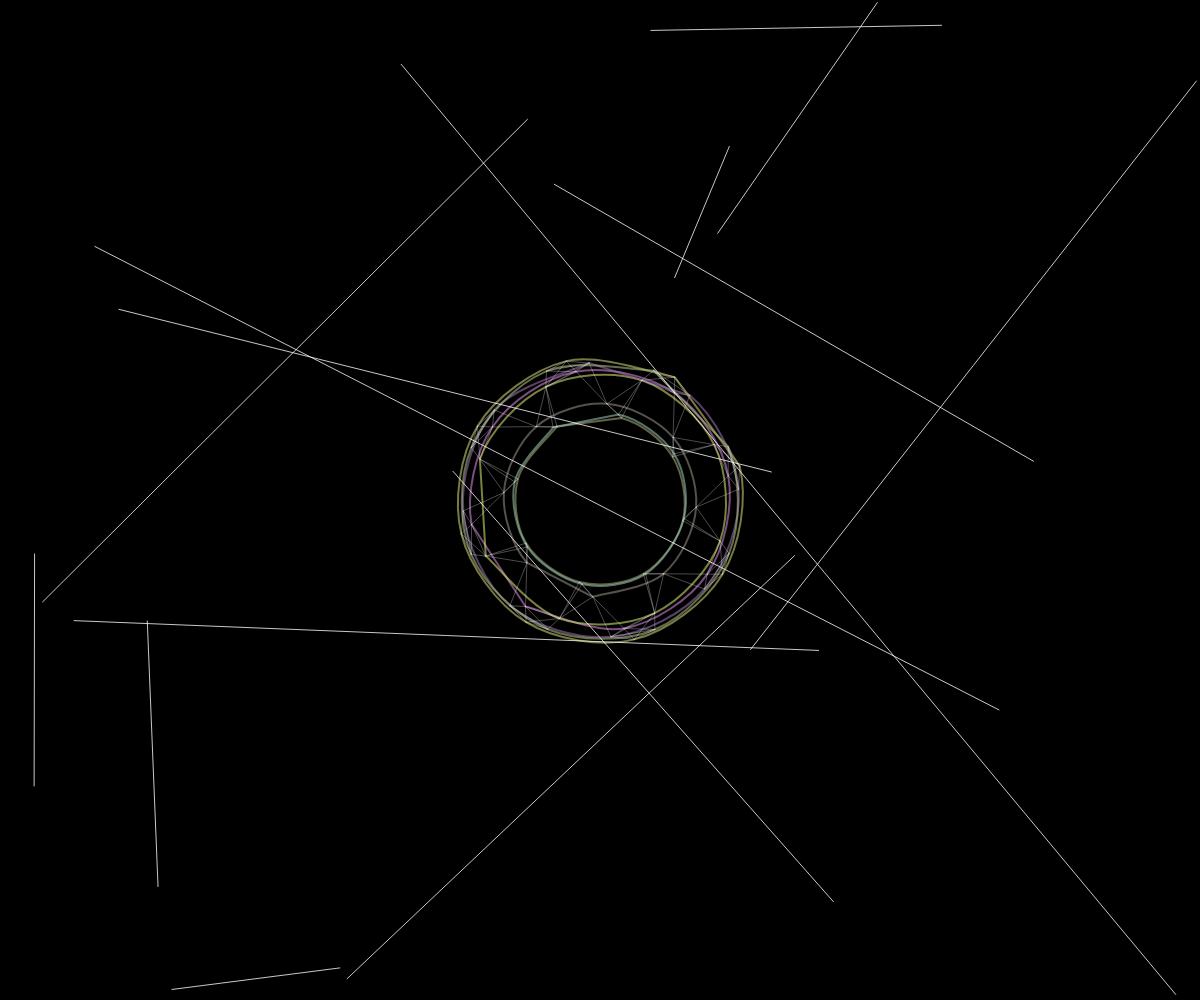
Frame 1 (no input)
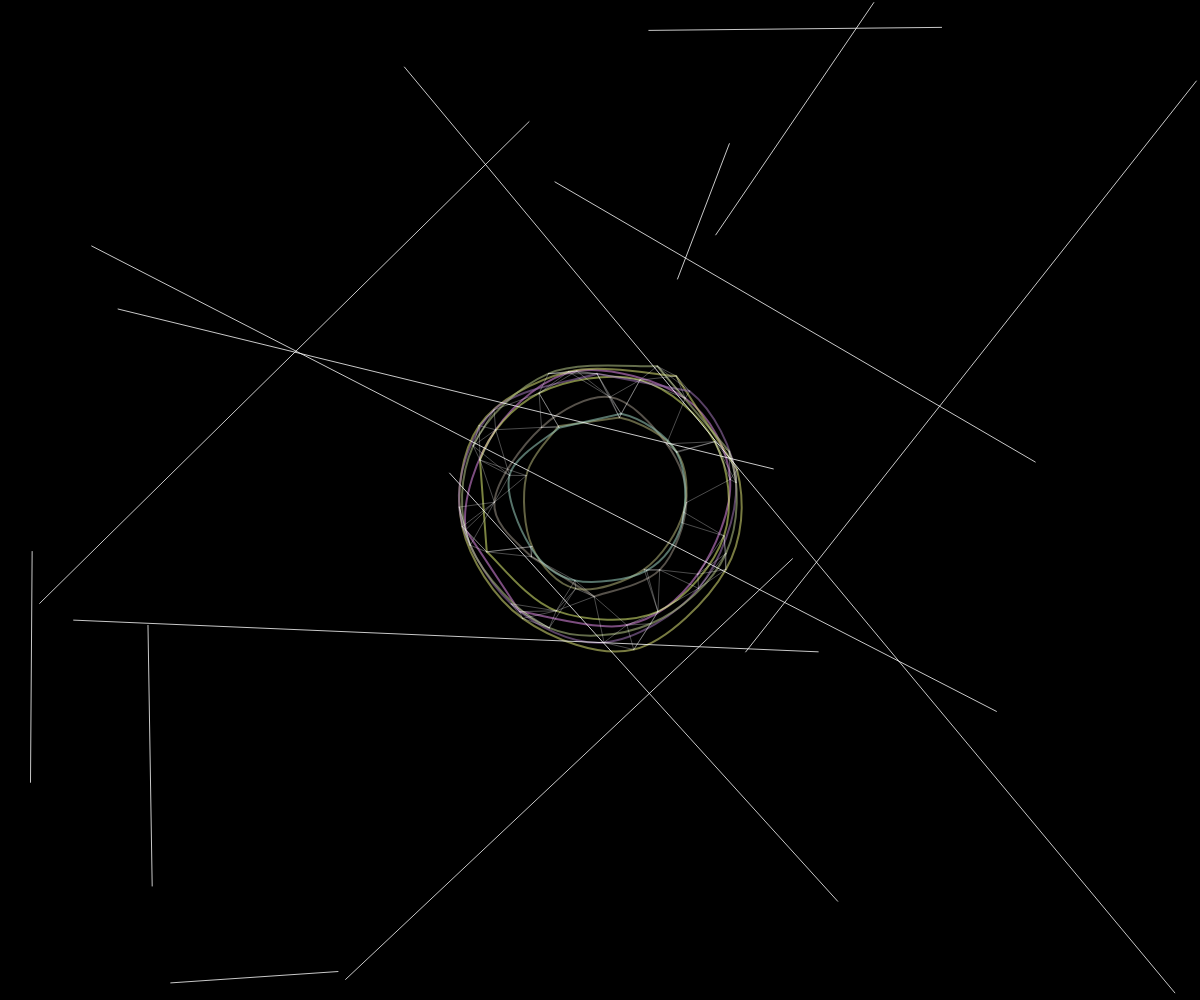
Frame 60 (no input)
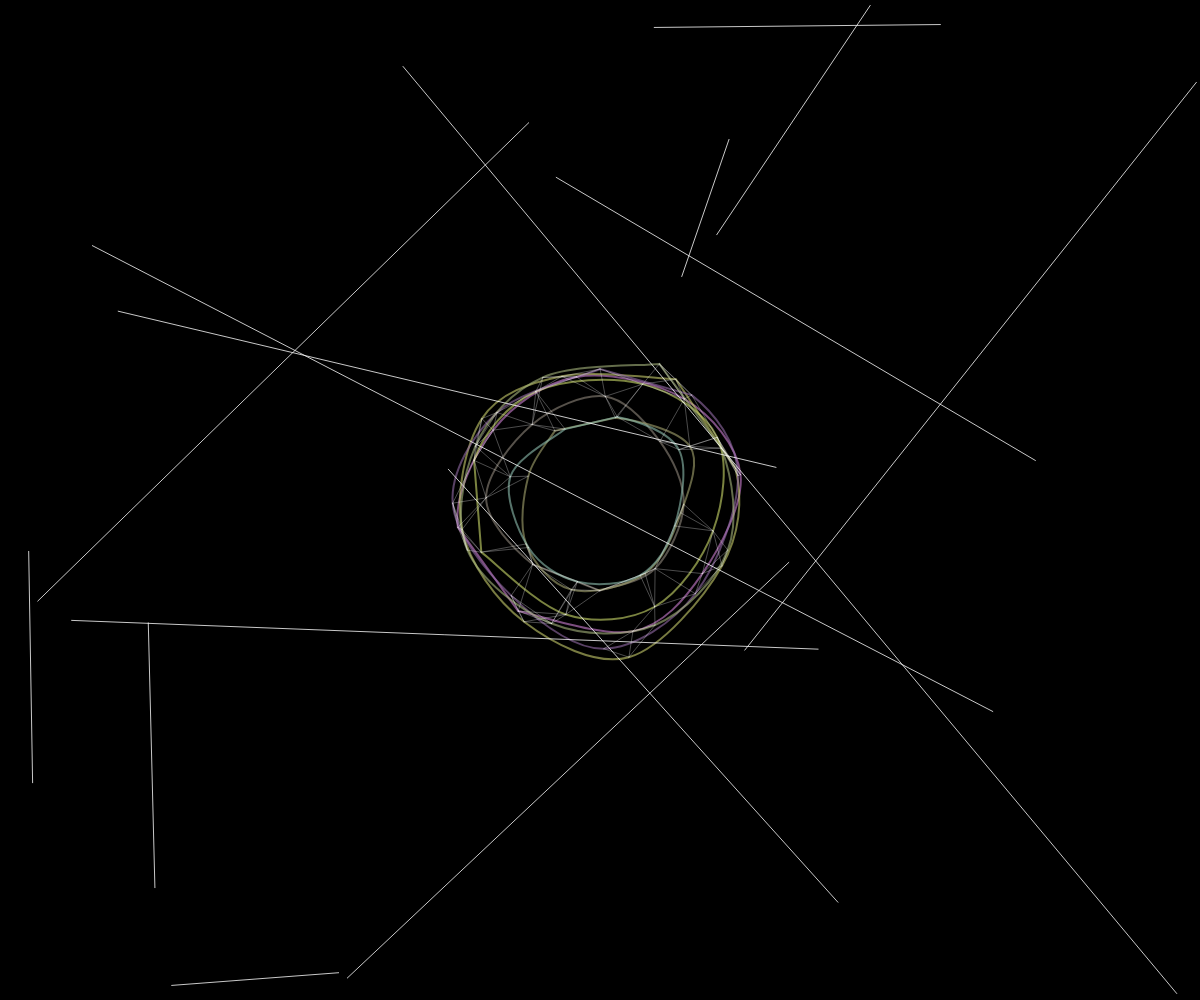
Frame 120 (the mouse pressed at the canvas centre since frame 60)

The p5.js sketch that drew these frames (run headless with seeded random() and noise() and a simulated clock; from frame 60 on, the mouse is pressed at the canvas centre):

// p5.js sketch
// ── sketch.js
let splines = [];
let shards = [];
let tensionLines = [];

class Spline {
  constructor() {
    this.points = [];
    this.color = color(random(100, 255), random(100, 255), random(100, 255), 150);
    this.init();
  }

  init() {
    this.points = [];
    let startAngle = random(TWO_PI);
    let radius = random(50, 150);
    for (let i = 0; i < 8; i++) {
      let angle = startAngle + (i / 8) * TWO_PI;
      let x = width/2 + cos(angle) * radius;
      let y = height/2 + sin(angle) * radius;
      this.points.push(createVector(x, y));
    }
  }

  update() {
    for (let i = 0; i < this.points.length; i++) {
      let p = this.points[i];
      p.x += random(-1, 1);
      p.y += random(-1, 1);
    }
  }

  draw() {
    noFill();
    stroke(this.color);
    strokeWeight(2);
    beginShape();
    for (let p of this.points) {
      curveVertex(p.x, p.y);
    }
    endShape(CLOSE);
  }
}

class Shard {
  constructor() {
    this.start = createVector(random(width), random(height));
    this.end = createVector(random(width), random(height));
    this.color = color(255, 255, 255, 200);
  }

  update() {
    // Move shards slightly
    this.start.x += random(-0.5, 0.5);
    this.start.y += random(-0.5, 0.5);
    this.end.x += random(-0.5, 0.5);
    this.end.y += random(-0.5, 0.5);

    // Keep within canvas
    this.start.x = constrain(this.start.x, 0, width);
    this.start.y = constrain(this.start.y, 0, height);
    this.end.x = constrain(this.end.x, 0, width);
    this.end.y = constrain(this.end.y, 0, height);
  }

  draw() {
    stroke(this.color);
    strokeWeight(1);
    line(this.start.x, this.start.y, this.end.x, this.end.y);
  }
}

function setup() {
  createCanvas(windowWidth, windowHeight);
  frameRate(30);

  // Create splines
  for (let i = 0; i < 8; i++) {
    splines.push(new Spline());
  }

  // Create shards
  for (let i = 0; i < 15; i++) {
    shards.push(new Shard());
  }
}

function draw() {
  background(0);

  // Update and draw splines
  for (let s of splines) {
    s.update();
    s.draw();
  }

  // Update and draw shards
  for (let sh of shards) {
    sh.update();
    sh.draw();
  }

  // Generate tension lines
  tensionLines = [];
  for (let i = 0; i < splines.length; i++) {
    let s1 = splines[i];
    for (let j = i + 1; j < splines.length; j++) {
      let s2 = splines[j];
      // Find closest points between two splines
      for (let p1 of s1.points) {
        for (let p2 of s2.points) {
          let d = dist(p1.x, p1.y, p2.x, p2.y);
          if (d < 50) {
            tensionLines.push({
              x1: p1.x,
              y1: p1.y,
              x2: p2.x,
              y2: p2.y,
              strength: map(d, 0, 50, 1, 0.2)
            });
          }
        }
      }
    }
  }

  // Draw tension lines
  stroke(255, 150);
  strokeWeight(0.5);
  for (let t of tensionLines) {
    line(t.x1, t.y1, t.x2, t.y2);
  }
}

function windowResized() {
  resizeCanvas(windowWidth, windowHeight);
}
